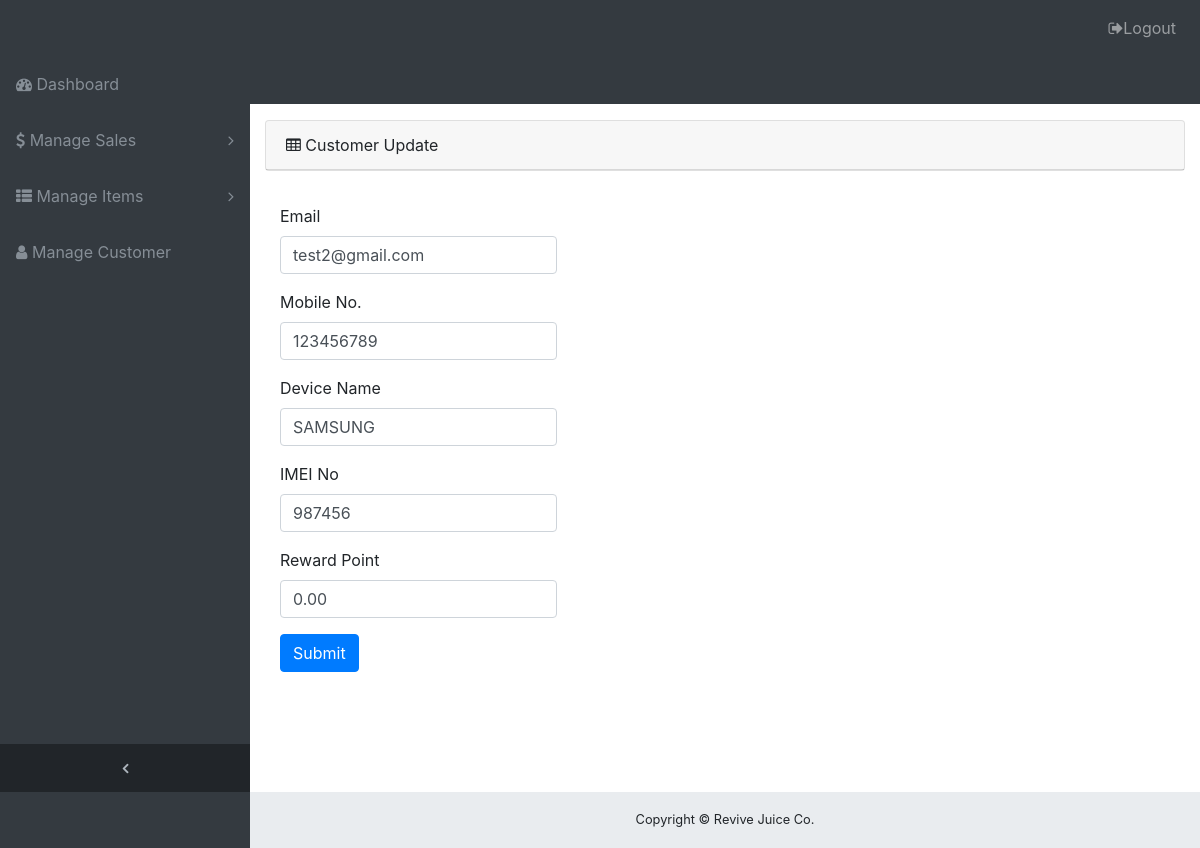
The app's page /customer-edit.php?id=71 (signed in), older data.
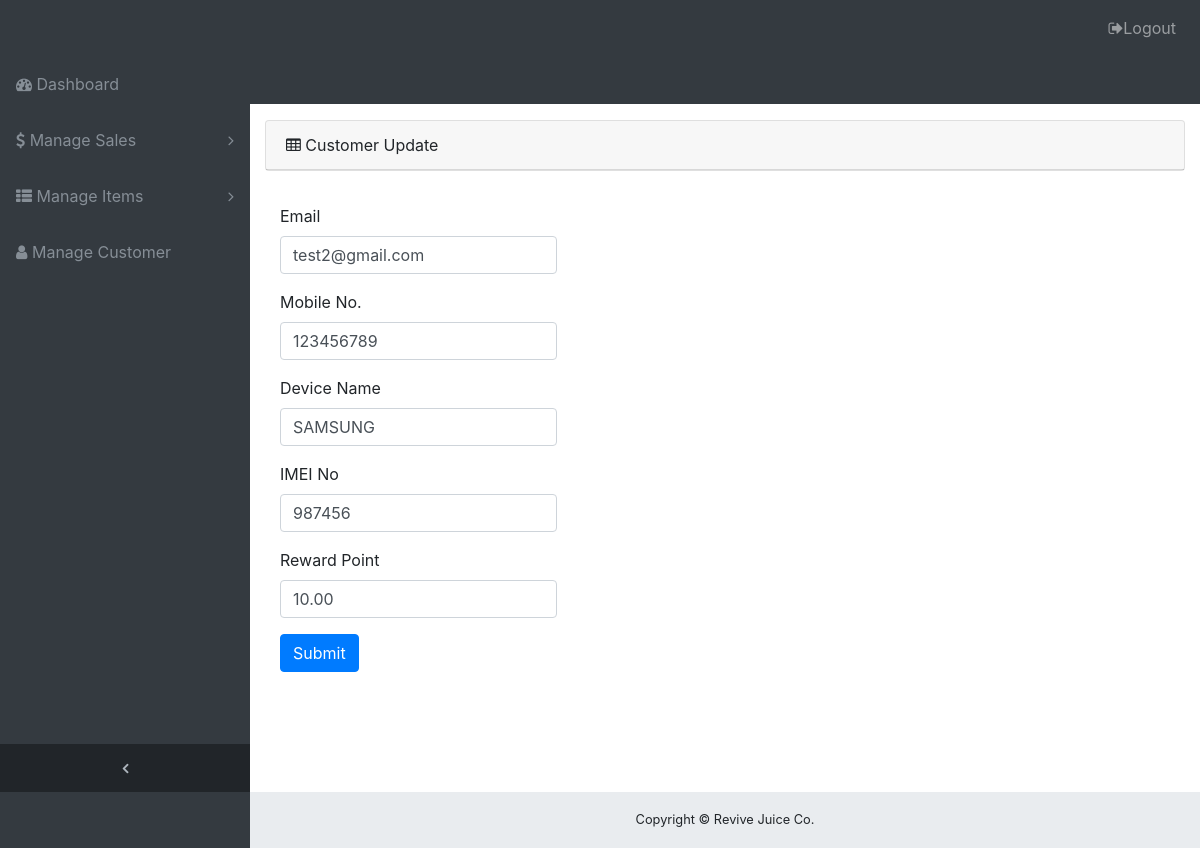
The same page, newer data.
### tables this page shows
CREATE TABLE `customers` (
  `id` int(10) NOT NULL,
  `email` varchar(100) NOT NULL,
  `password` varchar(100) NOT NULL,
  `mobile_no` bigint(20) NOT NULL,
  `device_name` varchar(100) NOT NULL,
  `imei_no` varchar(25) NOT NULL,
  `reward_point` double(15,2) DEFAULT '0.00'
);

### session.php (called while the page is built, shortened)
<?php
function isLoggedIn() {
	if (isset($_SESSION['email']) && $_SESSION['email'] != NULL) {
		return true;
	} else return false;
}

### customer-edit.php (the view, shortened to what this page needs)
<?php include('session.php');?>
<?php
    if (!isLoggedIn()) {
        header("Location: login.php");
    } else echo "<br>Email: ".$_SESSION['email']."<br>";
?>
<?php include('header.php');?>
<?php
$db = db_connect();
if(isset($_GET['id'])) {
    $id = $_GET['id'];
    $sql = "SELECT * FROM customers WHERE id = $id LIMIT 1";
    $result = mysqli_query($db,$sql);
    $row = mysqli_fetch_assoc($result);
    $email = $row['email'];
    $mobile_no = $row['mobile_no'];
    $device_name = $row['device_name'];
    $imei_no = $row['imei_no'];
    $reward_point = $row['reward_point'];
}else {
    echo "Customer id is invalid";
}
?>
<div class="content-wrapper">
    <div class="container-fluid">
        <div class="card mb-3">
            <div class="card-header">
                <i class="fa fa-table"></i> Customer Update
            </div>
        </div>
        <form action="customer-edit-process.php" method="POST">
            <div class="form-group col-md-4">
            </div>
            <div class="form-group col-md-4">
                <label for="formGroupExampleInput">Email</label>
                <input type="text" name="email" class="form-control" value="<?php echo $email;?>" required >
            </div>
            <div class="form-group col-md-4">
                <label for="formGroupExampleInput">Mobile No.</label>
                <input type="text" name="mobile_no" class="form-control" value="<?php echo $mobile_no;?>" required >
            </div>
            <div class="form-group col-md-4">
                <label for="formGroupExampleInput">Device Name</label>
                <input type="text" name="device_name" class="form-control" value="<?php echo $device_name;?>" required >
            </div>
            <div class="form-group col-md-4">
                <label for="formGroupExampleInput">IMEI No</label>
                <input type="text" name="imei_no" class="form-control" value="<?php echo $imei_no;?>" required >
            </div>
            <div class="form-group col-md-4">
                <label for="formGroupExampleInput">Reward Point</label>
                <input type="text" name="reward_point" class="form-control" value="<?php echo $reward_point;?>" required >
            </div>
            <div class="form-group col-md-6">
                <input type="submit" name="submit" class="btn btn-primary" value="Submit">
            </div>
        </form>
    </div>
<?php include('footer.php');?>

Row changes from the older to the newer data that the page shows:
changed customers "test2@gmail.com": reward_point "0.00" → "10.00"
